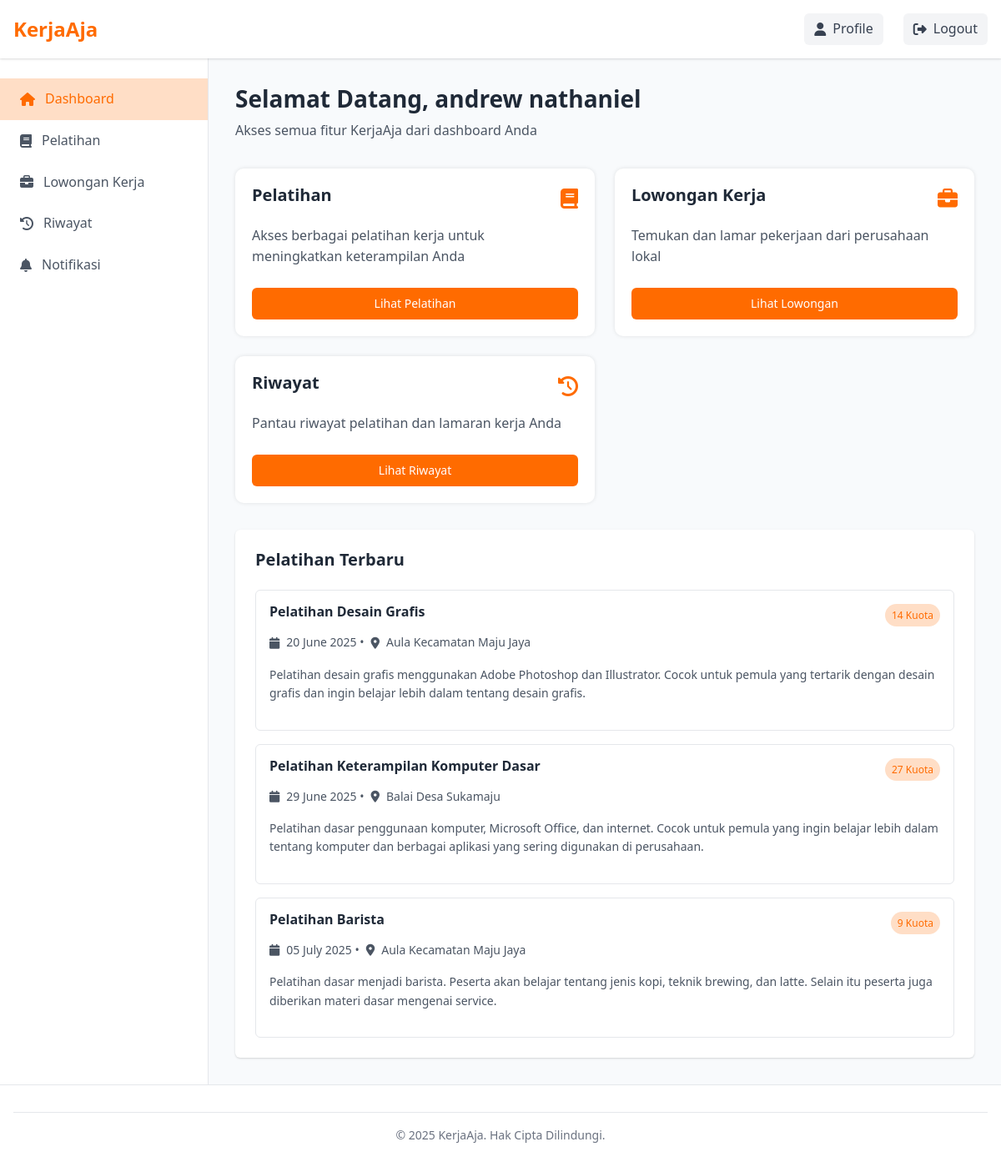
Page /user/dashboard.php (signed in) on the committed database.
### tables this page shows
CREATE TABLE `pelatihan` (
  `pelatihan_id` int(11) NOT NULL,
  `nama` varchar(150) NOT NULL,
  `lokasi` varchar(100) DEFAULT NULL,
  `tanggal` date DEFAULT NULL,
  `kuota` int(10) NOT NULL,
  `deskripsi` text DEFAULT NULL,
  `created_by` int(11) DEFAULT NULL
);

### User/dashboard.php (the view, shortened to what this page needs)
<?php
include '../auth/koneksi.php';
$query = "SELECT * FROM pelatihan limit 3 ";
$result = mysqli_query($conn, $query);
?>
<!DOCTYPE html>
<html lang="id">
<head>
    <link rel="stylesheet" href="../css/style.css" />
    <link rel="stylesheet" href="https://cdnjs.cloudflare.com/ajax/libs/font-awesome/6.4.0/css/all.min.css" />
</head>
<body>
    <header class="header">
        <div class="container">
            <div class="logo">
                <a href="dashboard.php">KerjaAja</a>
            </div>
            <nav class="nav">
                <ul>
                    <li>
                        <a href="profile.php" id="logoutBtn" class="btn-logout"> <i class="fas fa-user"></i>
                            Profile
                        </a>
                    </li>
                    <li>
                        <a href="../auth/logout.php" id="logoutBtn" class="btn-logout"> <i
                                class="fas fa-sign-out-alt"></i>
                            Logout </a>
                    </li>
                </ul>
            </nav>
        </div>
    </header>
    <div class="dashboard-container">
        <aside class="sidebar">
            <nav class="sidebar-nav">
                <ul>
                    <li>
                        <a href="dashboard.php" class="active"><i class="fas fa-home"></i> Dashboard</a>
                    </li>
                    <li>
                        <a href="pelatihan.php"><i class="fas fa-book"></i> Pelatihan</a>
                    </li>
                    <li>
                        <a href="lowongan.php"><i class="fas fa-briefcase"></i> Lowongan Kerja</a>
                    </li>
                    <li>
                        <a href="riwayat.php"><i class="fas fa-history"></i> Riwayat</a>
                    </li>
                    <li>
                        <a href="notifications.php"><i class="fas fa-bell"></i> Notifikasi</a>
                    </li>
                </ul>
            </nav>
        </aside>
        <main class="main-content">
            <div class="dashboard-welcome">
                <h1>Selamat Datang, <span id="name"><?php echo htmlspecialchars($_SESSION['name']); ?></span></h1>
                <p>Akses semua fitur KerjaAja dari dashboard Anda</p>
            </div>
            <div class="dashboard-cards">
                <div class="dashboard-card">
                    <div class="card-header">
                        <h3>Pelatihan</h3>
                        <i class="fas fa-book"></i>
                    </div>
                    <div class="card-body">
                        <p>Akses berbagai pelatihan kerja untuk meningkatkan keterampilan Anda</p>
                        <a href="pelatihan.php" class="btn btn-primary btn-block">Lihat Pelatihan</a>
                    </div>
                </div>
                <div class="dashboard-card">
                    <div class="card-header">
                        <h3>Lowongan Kerja</h3>
                        <i class="fas fa-briefcase"></i>
                    </div>
                    <div class="card-body">
                        <p>Temukan dan lamar pekerjaan dari perusahaan lokal</p>
                        <a href="lowongan.php" class="btn btn-primary btn-block">Lihat Lowongan</a>
                    </div>
                </div>
                <div class="dashboard-card">
                    <div class="card-header">
                        <h3>Riwayat</h3>
                        <i class="fas fa-history"></i>
                    </div>
                    <div class="card-body">
                        <p>Pantau riwayat pelatihan dan lamaran kerja Anda</p>
                        <a href="riwayat.php" class="btn btn-primary btn-block">Lihat Riwayat</a>
                    </div>
                </div>
            </div>
            <div class="recent-trainings">
                <h2>Pelatihan Terbaru</h2>
                <div class="training-list" id="recentTrainings">
                    <?php
        if (mysqli_num_rows($result) > 0) {
            while ($row = mysqli_fetch_assoc($result)) {
                $nama = htmlspecialchars($row['nama']);
                $kuota = htmlspecialchars($row['kuota']);
                $lokasi = htmlspecialchars($row['lokasi']);
                $deskripsi_singkat = htmlspecialchars(substr($row['deskripsi'], 0, 1000)) ;
                $tanggal_formatted = date('d F Y', strtotime($row['tanggal']));
        ?>
                    <div class="training-item">
                        <div class="training-header">
                            <h3><?php echo $nama; ?></h3>
                            <span class="badge"><?php echo $kuota; ?> Kuota</span>
                        </div>
                        <div class="training-details">
                            <p><i class="fas fa-calendar"></i> <?php echo $tanggal_formatted; ?> • <i
                                    class="fas fa-map-marker-alt"></i> <?php echo $lokasi; ?></p>
                        </div>
                        <p class="training-description"><?php echo $deskripsi_singkat; ?></p>
                    </div>
                    <?php
            }
        } else {
            echo "<p>Belum ada pelatihan terbaru yang tersedia.</p>";
        }
        ?>
                </div>
            </div>
        </main>
    </div>
    <footer class="footer">
        <div class="container">
            <div class="footer-bottom">
                <p>&copy; 2025 KerjaAja. Hak Cipta Dilindungi.</p>
            </div>
        </div>
    </footer>
</body>
</html>

### User/dashboard.php (style rules this page uses)
.dashboard-card { display: flex; flex-direction: column; justify-content: space-between; flex: 1; padding: 20px; background: #fff; border-radius: 10px; box-shadow: 0 0 5px rgba(0,0,0,0.1); }

### rows in the picture
pelatihan: nama "Pelatihan Desain Grafis", kuota "14", tanggal "20 June 2025", lokasi "Aula Kecamatan Maju Jaya", deskripsi "Pelatihan desain grafis menggunakan Adobe Photoshop dan Illustrator. Cocok untuk pemula yang tertarik dengan desain grafis dan ingin belajar lebih dalam tentang desain grafis."
pelatihan: nama "Pelatihan Keterampilan Komputer Dasar", kuota "27", tanggal "29 June 2025", lokasi "Balai Desa Sukamaju", deskripsi "Pelatihan dasar penggunaan komputer, Microsoft Office, dan internet. Cocok untuk pemula yang ingin belajar lebih dalam tentang komputer dan berbagai aplikasi yang sering digunakan di perusahaan."
pelatihan: nama "Pelatihan Barista", kuota "9", tanggal "05 July 2025", lokasi "Aula Kecamatan Maju Jaya", deskripsi "Pelatihan dasar menjadi barista. Peserta akan belajar tentang jenis kopi, teknik brewing, dan latte. Selain itu peserta juga diberikan materi dasar mengenai service."

### other values in the picture
$_SESSION['name'] "andrew nathaniel"
